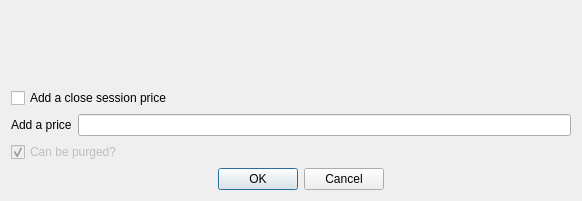
<?xml version="1.0" encoding="UTF-8"?>
<ui version="4.0">
 <class>frmQuotesIBM</class>
 <widget class="QDialog" name="frmQuotesIBM">
  <property name="geometry">
   <rect>
    <x>0</x>
    <y>0</y>
    <width>582</width>
    <height>201</height>
   </rect>
  </property>
  <property name="windowTitle">
   <string>Add a product price manually</string>
  </property>
  <property name="windowIcon">
   <iconset resource="../images/xulpymoney.qrc">
    <normaloff>:/xulpymoney/add.png</normaloff>:/xulpymoney/add.png</iconset>
  </property>
  <layout class="QHBoxLayout" name="horizontalLayout_2">
   <item>
    <layout class="QVBoxLayout" name="verticalLayout">
     <item>
      <widget class="QLabel" name="lblInvestment">
       <property name="font">
        <font>
         <pointsize>12</pointsize>
        </font>
       </property>
       <property name="styleSheet">
        <string notr="true">color: rgb(0, 192, 0);</string>
       </property>
       <property name="alignment">
        <set>Qt::AlignCenter</set>
       </property>
      </widget>
     </item>
     <item>
      <widget class="wdgDatetime" name="wdgDT" native="true">
       <property name="focusPolicy">
        <enum>Qt::TabFocus</enum>
       </property>
      </widget>
     </item>
     <item>
      <widget class="QCheckBox" name="chkNone">
       <property name="text">
        <string>Add a close session price</string>
       </property>
      </widget>
     </item>
     <item>
      <layout class="QHBoxLayout" name="horizontalLayout">
       <item>
        <widget class="QLabel" name="label">
         <property name="text">
          <string>Add a price</string>
         </property>
        </widget>
       </item>
       <item>
        <widget class="myQLineEdit" name="txtQuote"/>
       </item>
      </layout>
     </item>
     <item>
      <widget class="QCheckBox" name="chkCanBePurged">
       <property name="enabled">
        <bool>false</bool>
       </property>
       <property name="text">
        <string>Can be purged?</string>
       </property>
       <property name="checked">
        <bool>true</bool>
       </property>
      </widget>
     </item>
     <item>
      <layout class="QHBoxLayout" name="horizontalLayout_4">
       <item>
        <spacer name="horizontalSpacer_3">
         <property name="orientation">
          <enum>Qt::Horizontal</enum>
         </property>
         <property name="sizeHint" stdset="0">
          <size>
           <width>40</width>
           <height>20</height>
          </size>
         </property>
        </spacer>
       </item>
       <item>
        <widget class="QDialogButtonBox" name="buttonbox">
         <property name="standardButtons">
          <set>QDialogButtonBox::Cancel|QDialogButtonBox::Ok</set>
         </property>
        </widget>
       </item>
       <item>
        <spacer name="horizontalSpacer_4">
         <property name="orientation">
          <enum>Qt::Horizontal</enum>
         </property>
         <property name="sizeHint" stdset="0">
          <size>
           <width>40</width>
           <height>20</height>
          </size>
         </property>
        </spacer>
       </item>
      </layout>
     </item>
    </layout>
   </item>
  </layout>
 </widget>
 <customwidgets>
  <customwidget>
   <class>myQLineEdit</class>
   <extends>QLineEdit</extends>
   <header location="global">myqlineedit</header>
  </customwidget>
  <customwidget>
   <class>wdgDatetime</class>
   <extends>QWidget</extends>
   <header location="global">wdgDatetime</header>
   <container>1</container>
  </customwidget>
 </customwidgets>
 <tabstops>
  <tabstop>txtQuote</tabstop>
  <tabstop>buttonbox</tabstop>
  <tabstop>chkNone</tabstop>
  <tabstop>chkCanBePurged</tabstop>
  <tabstop>wdgDT</tabstop>
 </tabstops>
 <resources>
  <include location="../images/xulpymoney.qrc"/>
 </resources>
 <connections/>
</ui>
